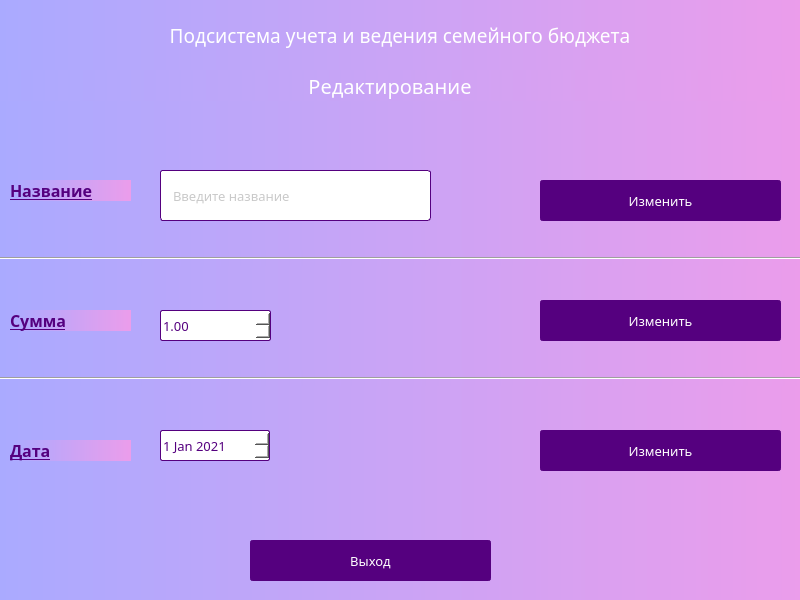
<?xml version="1.0" encoding="UTF-8"?>
<ui version="4.0">
 <class>Dialog</class>
 <widget class="QDialog" name="Dialog">
  <property name="geometry">
   <rect>
    <x>0</x>
    <y>0</y>
    <width>800</width>
    <height>600</height>
   </rect>
  </property>
  <property name="minimumSize">
   <size>
    <width>800</width>
    <height>600</height>
   </size>
  </property>
  <property name="maximumSize">
   <size>
    <width>800</width>
    <height>600</height>
   </size>
  </property>
  <property name="windowTitle">
   <string>Dialog</string>
  </property>
  <property name="styleSheet">
   <string notr="true">background-color: qlineargradient(spread:pad, x1:0, y1:0, x2:1, y2:0, stop:0 rgb(170, 170, 255), stop:1 rgb(235, 157, 235));</string>
  </property>
  <widget class="QLabel" name="label">
   <property name="geometry">
    <rect>
     <x>0</x>
     <y>20</y>
     <width>800</width>
     <height>31</height>
    </rect>
   </property>
   <property name="minimumSize">
    <size>
     <width>800</width>
     <height>0</height>
    </size>
   </property>
   <property name="maximumSize">
    <size>
     <width>800</width>
     <height>16777215</height>
    </size>
   </property>
   <property name="font">
    <font>
     <family>Century Gothic</family>
     <pointsize>14</pointsize>
    </font>
   </property>
   <property name="styleSheet">
    <string notr="true">color: rgb(255, 255, 255);</string>
   </property>
   <property name="frameShadow">
    <enum>QFrame::Plain</enum>
   </property>
   <property name="text">
    <string>Подсистема учета и ведения семейного бюджета</string>
   </property>
   <property name="alignment">
    <set>Qt::AlignCenter</set>
   </property>
  </widget>
  <widget class="QLabel" name="label_2">
   <property name="geometry">
    <rect>
     <x>-10</x>
     <y>70</y>
     <width>800</width>
     <height>31</height>
    </rect>
   </property>
   <property name="minimumSize">
    <size>
     <width>800</width>
     <height>0</height>
    </size>
   </property>
   <property name="maximumSize">
    <size>
     <width>800</width>
     <height>16777215</height>
    </size>
   </property>
   <property name="font">
    <font>
     <family>Century Gothic</family>
     <pointsize>15</pointsize>
    </font>
   </property>
   <property name="styleSheet">
    <string notr="true">color: rgb(255, 255, 255);</string>
   </property>
   <property name="frameShadow">
    <enum>QFrame::Plain</enum>
   </property>
   <property name="text">
    <string>Редактирование</string>
   </property>
   <property name="alignment">
    <set>Qt::AlignCenter</set>
   </property>
  </widget>
  <widget class="QDateEdit" name="inputDate">
   <property name="geometry">
    <rect>
     <x>160</x>
     <y>430</y>
     <width>110</width>
     <height>31</height>
    </rect>
   </property>
   <property name="font">
    <font>
     <family>Century Gothic</family>
     <pointsize>10</pointsize>
    </font>
   </property>
   <property name="styleSheet">
    <string notr="true">background-color: rgb(255, 255, 255);
color: rgb(85, 0, 127);
border-radius: 2px;
border:  1px solid rgb(85, 0, 127);</string>
   </property>
   <property name="date">
    <date>
     <year>2021</year>
     <month>1</month>
     <day>1</day>
    </date>
   </property>
  </widget>
  <widget class="QLabel" name="label_5">
   <property name="geometry">
    <rect>
     <x>10</x>
     <y>440</y>
     <width>121</width>
     <height>21</height>
    </rect>
   </property>
   <property name="font">
    <font>
     <family>Century Gothic</family>
     <pointsize>12</pointsize>
     <weight>75</weight>
     <bold>true</bold>
     <underline>true</underline>
    </font>
   </property>
   <property name="styleSheet">
    <string notr="true">color: rgb(85, 0, 127);</string>
   </property>
   <property name="text">
    <string>Дата</string>
   </property>
  </widget>
  <widget class="Line" name="line_3">
   <property name="geometry">
    <rect>
     <x>0</x>
     <y>250</y>
     <width>801</width>
     <height>16</height>
    </rect>
   </property>
   <property name="orientation">
    <enum>Qt::Horizontal</enum>
   </property>
  </widget>
  <widget class="QLabel" name="label_4">
   <property name="geometry">
    <rect>
     <x>10</x>
     <y>310</y>
     <width>121</width>
     <height>21</height>
    </rect>
   </property>
   <property name="font">
    <font>
     <family>Century Gothic</family>
     <pointsize>12</pointsize>
     <weight>75</weight>
     <bold>true</bold>
     <underline>true</underline>
    </font>
   </property>
   <property name="styleSheet">
    <string notr="true">color: rgb(85, 0, 127);</string>
   </property>
   <property name="text">
    <string>Сумма</string>
   </property>
  </widget>
  <widget class="QLineEdit" name="inputName">
   <property name="geometry">
    <rect>
     <x>160</x>
     <y>170</y>
     <width>271</width>
     <height>51</height>
    </rect>
   </property>
   <property name="font">
    <font>
     <family>Century Gothic</family>
     <pointsize>10</pointsize>
     <italic>false</italic>
     <underline>false</underline>
     <kerning>true</kerning>
    </font>
   </property>
   <property name="toolTip">
    <string>&lt;html&gt;&lt;head/&gt;&lt;body&gt;&lt;p&gt;&lt;br/&gt;&lt;/p&gt;&lt;/body&gt;&lt;/html&gt;</string>
   </property>
   <property name="styleSheet">
    <string notr="true">QLineEdit{
	border-radius: 3px;
	background-color:rgb(255, 255, 255);
	border:  1px solid rgb(85, 0, 127);
	color:rgb(148, 148, 148);
	padding-left: 10px;
}

QLineEdit::hover{
	border:  1px solid rgb(147, 0, 221);
}</string>
   </property>
   <property name="inputMask">
    <string/>
   </property>
   <property name="frame">
    <bool>true</bool>
   </property>
   <property name="alignment">
    <set>Qt::AlignLeading|Qt::AlignLeft|Qt::AlignVCenter</set>
   </property>
   <property name="placeholderText">
    <string>Введите название</string>
   </property>
  </widget>
  <widget class="QDoubleSpinBox" name="inputSum">
   <property name="geometry">
    <rect>
     <x>160</x>
     <y>310</y>
     <width>111</width>
     <height>31</height>
    </rect>
   </property>
   <property name="font">
    <font>
     <family>Century Gothic</family>
     <pointsize>10</pointsize>
    </font>
   </property>
   <property name="styleSheet">
    <string notr="true">background-color: rgb(255, 255, 255);
color: rgb(85, 0, 127);
border-radius: 2px;
border:  1px solid rgb(85, 0, 127);</string>
   </property>
   <property name="minimum">
    <double>1.000000000000000</double>
   </property>
   <property name="maximum">
    <double>5000.000000000000000</double>
   </property>
  </widget>
  <widget class="QPushButton" name="editDateBtn">
   <property name="geometry">
    <rect>
     <x>540</x>
     <y>430</y>
     <width>241</width>
     <height>41</height>
    </rect>
   </property>
   <property name="font">
    <font>
     <family>Century Gothic</family>
     <pointsize>10</pointsize>
    </font>
   </property>
   <property name="styleSheet">
    <string notr="true">QPushButton{
	background-color:rgb(85, 0, 127);
border-radius: 3px;
border: 2px solid rgb(85, 0, 127);
color:rgb(255, 255, 255);
}

QPushButton::hover{
	background-color: rgb(108, 0, 162);
	border: 2px solid rgb(108, 0, 162);
}

QPushButton::pressed{
	background-color:rgb(129, 0, 193);
	border-bottom: 2px solid rgb(129, 0, 193);
	border-leftt:  2px solid rgb(129, 0, 193);
	border-right:  2px solid rgb(129, 0, 193);
}


</string>
   </property>
   <property name="text">
    <string>Изменить</string>
   </property>
  </widget>
  <widget class="QPushButton" name="editSumBtn">
   <property name="geometry">
    <rect>
     <x>540</x>
     <y>300</y>
     <width>241</width>
     <height>41</height>
    </rect>
   </property>
   <property name="font">
    <font>
     <family>Century Gothic</family>
     <pointsize>10</pointsize>
    </font>
   </property>
   <property name="styleSheet">
    <string notr="true">QPushButton{
	background-color:rgb(85, 0, 127);
border-radius: 3px;
border: 2px solid rgb(85, 0, 127);
color:rgb(255, 255, 255);
}

QPushButton::hover{
	background-color: rgb(108, 0, 162);
	border: 2px solid rgb(108, 0, 162);
}

QPushButton::pressed{
	background-color:rgb(129, 0, 193);
	border-bottom: 2px solid rgb(129, 0, 193);
	border-leftt:  2px solid rgb(129, 0, 193);
	border-right:  2px solid rgb(129, 0, 193);
}


</string>
   </property>
   <property name="text">
    <string>Изменить</string>
   </property>
  </widget>
  <widget class="QPushButton" name="editNameBtn">
   <property name="geometry">
    <rect>
     <x>540</x>
     <y>180</y>
     <width>241</width>
     <height>41</height>
    </rect>
   </property>
   <property name="font">
    <font>
     <family>Century Gothic</family>
     <pointsize>10</pointsize>
    </font>
   </property>
   <property name="styleSheet">
    <string notr="true">QPushButton{
	background-color:rgb(85, 0, 127);
border-radius: 3px;
border: 2px solid rgb(85, 0, 127);
color:rgb(255, 255, 255);
}

QPushButton::hover{
	background-color: rgb(108, 0, 162);
	border: 2px solid rgb(108, 0, 162);
}

QPushButton::pressed{
	background-color:rgb(129, 0, 193);
	border-bottom: 2px solid rgb(129, 0, 193);
	border-leftt:  2px solid rgb(129, 0, 193);
	border-right:  2px solid rgb(129, 0, 193);
}


</string>
   </property>
   <property name="text">
    <string>Изменить</string>
   </property>
  </widget>
  <widget class="QLabel" name="label_3">
   <property name="geometry">
    <rect>
     <x>10</x>
     <y>180</y>
     <width>121</width>
     <height>21</height>
    </rect>
   </property>
   <property name="font">
    <font>
     <family>Century Gothic</family>
     <pointsize>12</pointsize>
     <weight>75</weight>
     <bold>true</bold>
     <underline>true</underline>
    </font>
   </property>
   <property name="styleSheet">
    <string notr="true">color: rgb(85, 0, 127);</string>
   </property>
   <property name="text">
    <string>Название</string>
   </property>
  </widget>
  <widget class="Line" name="line_2">
   <property name="geometry">
    <rect>
     <x>0</x>
     <y>370</y>
     <width>801</width>
     <height>16</height>
    </rect>
   </property>
   <property name="orientation">
    <enum>Qt::Horizontal</enum>
   </property>
  </widget>
  <widget class="QPushButton" name="quitBtn">
   <property name="geometry">
    <rect>
     <x>250</x>
     <y>540</y>
     <width>241</width>
     <height>41</height>
    </rect>
   </property>
   <property name="font">
    <font>
     <family>Century Gothic</family>
     <pointsize>10</pointsize>
    </font>
   </property>
   <property name="styleSheet">
    <string notr="true">QPushButton{
background-color:rgb(85, 0, 127);
border-radius: 3px;
border: 2px solid rgb(85, 0, 127);
color:rgb(255, 255, 255);
}

QPushButton::hover{
	background-color: rgb(108, 0, 162);
	border: 2px solid rgb(108, 0, 162);
}

QPushButton::pressed{
	background-color:rgb(129, 0, 193);
	border-bottom: 2px solid rgb(129, 0, 193);
	border-leftt:  2px solid rgb(129, 0, 193);
	border-right:  2px solid rgb(129, 0, 193);
}


</string>
   </property>
   <property name="text">
    <string>Выход</string>
   </property>
  </widget>
 </widget>
 <resources/>
 <connections/>
</ui>
